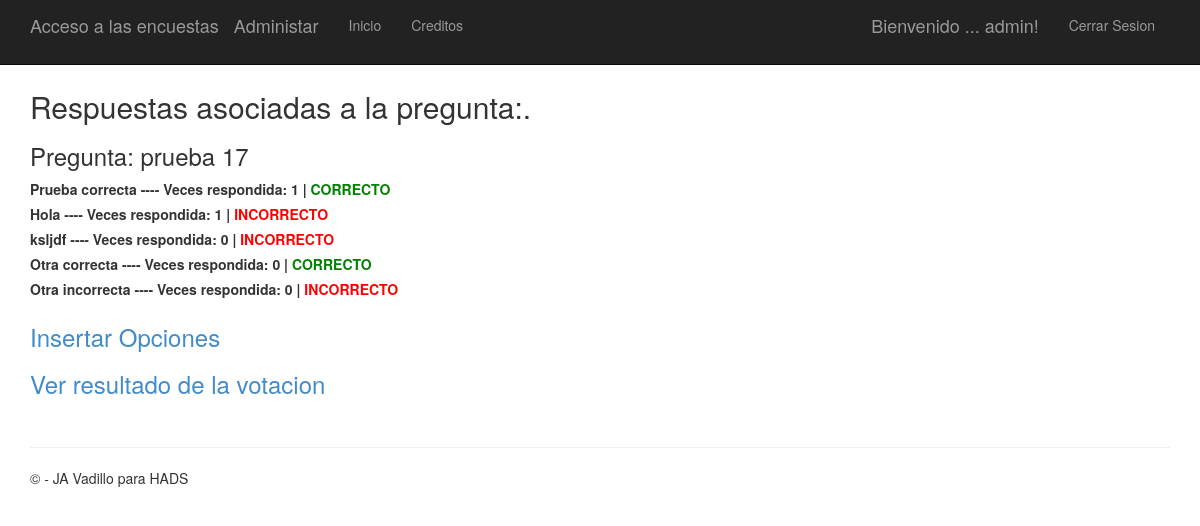
Screenshot of /polls/5/ (signed in) with the database file from the repository.
### app/models.py (models this page shows)
class Question(models.Model):
    question_text = models.CharField(max_length=200)
    question_tema = models.CharField(max_length=200)
    pub_date = models.DateTimeField('date published')

class Choice(models.Model):
    question = models.ForeignKey(Question)
    choice_text = models.CharField(max_length=200)
    correct = models.BooleanField(default=False)
    votes = models.IntegerField(default=0)

### app/views.py (the view)
# urls.py: url(r'^polls/(?P<question_id>\d+)/$', app.views.detail, name='detail'),
def detail(request, question_id):
     question = get_object_or_404(Question, pk=question_id)
     return render(request, 'polls/detail.html', {'title':'Respuestas asociadas a la pregunta:','question': question})

### app/templates/polls/detail.html (shortened to what this page needs)
﻿{% extends "app/layout.html" %}
{% block content %}
<h2>{{ title }}.</h2>
<h3>Pregunta: {{ question.question_text }}</h3>
{% if request.user.is_authenticated %}
    {% for choice in question.choice_set.all %}
        <label for="choice{{ forloop.counter }}">{{ choice.choice_text }} ---- Veces respondida: {{ choice.votes }}  | </label>
    {% if choice.correct %}
          <label style="color:green;">CORRECTO</label><br />
    {% else %}
        <label style="color:red;">INCORRECTO</label><br />
    {% endif %}
    {% endfor %}
        <a href="{% url 'choice_add' question.id %}"><h3>Insertar Opciones</h3></a>
        <a href="{% url 'chart' question.id %}"> <h3>Ver resultado de la votacion</h3> </a><br />
{% endif %}
{% endblock %}

### app/templates/app/loginpartial.html (shortened to what this page needs)
{% if user.is_authenticated %}
<form id="logoutForm" action="/logout" method="post" class="navbar-right">
    <ul class="nav navbar-nav navbar-right">
        <li><span class="navbar-brand">Bienvenido ... {{ user.username }}!</span></li>
        <li><a href="javascript:document.getElementById('logoutForm').submit()">Cerrar Sesion</a></li>
    </ul>
</form>
{% else %}
<ul class="nav navbar-nav navbar-right">
    <li><a href="{% url 'login' %}">Iniciar Sesion</a></li>
</ul>
{% endif %}

### app/static/app/content/site.css (style rules this page uses)
body { padding-top: 50px; padding-bottom: 20px; }

### rows the page displays
Question: question_text "prueba 17"
Choice: choice_text "Prueba correcta", votes "1", correct "CORRECTO"
Choice: choice_text "Hola", votes "1", correct "INCORRECTO"
Choice: choice_text "ksljdf", votes "0", correct "INCORRECTO"
Choice: choice_text "Otra correcta", votes "0", correct "CORRECTO"
Choice: choice_text "Otra incorrecta", votes "0", correct "INCORRECTO"

### other values shown
{{ user.username }} "admin"
{{ title }} "Respuestas asociadas a la pregunta:"
